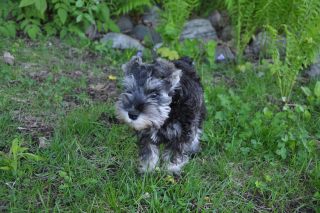
//> input picture puppy.bmp, 320 x 213 px
$ ./1-4   (built with g++ and OpenCV 4)
//> lines starting //> are read from the running program, lines starting //| are printed output that depends on the picture
/* 1-4.cpp
이미지 얕은복사, 깊은복사  */
#include <iostream>
#include <opencv2/opencv.hpp>

using namespace cv;
using namespace std;

void main() {

	Mat img1 = imread("puppy.bmp");
//> img1 is the input picture: 213 rows x 320 cols, CV_8UC3; mean B, G, R 73.8, 106.5, 77.2
	Mat img2 = img1; //얕은복사(img2을 생성하면서 img1와 메모리 공유)
	Mat img3(img2); //얕은복사(img3을 생성하면서 img2와 메모리 공유)

	Mat img4;
	img3.copyTo(img4); //깊은복사(create 메소드 호출)

	Mat img5 = img3.clone(); //깊은복사(새로운 복사본 생성)

	imshow("original", img1);

	flip(img1, img1, 1);
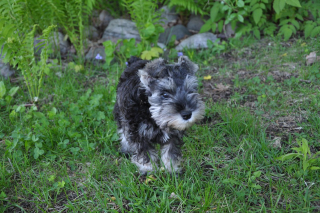
//> img1: 213 rows x 320 cols, CV_8UC3; mean B, G, R 73.8, 106.5, 77.2
	flip(img4, img4, 0);
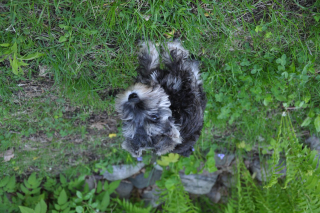
//> img4: 213 rows x 320 cols, CV_8UC3; mean B, G, R 73.8, 106.5, 77.2

	imshow("img1", img1);
	imshow("img2", img2);
	imshow("img3", img3);
	imshow("img4", img4);
	imshow("img5", img5);

	waitKey(0);
}

$ run again, with BALLOON2.bmp copied over puppy.bmp
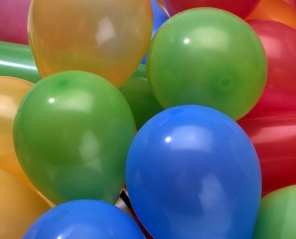
//> input picture BALLOON2.bmp, 296 x 239 px
//> img1 is the input picture: 239 rows x 296 cols, CV_8UC3; mean B, G, R 96.3, 111, 104.7
//> `flip(img1, img1, 1);`:
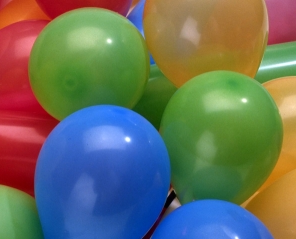
//> img1: 239 rows x 296 cols, CV_8UC3; mean B, G, R 96.3, 111, 104.7
//> `flip(img4, img4, 0);`:
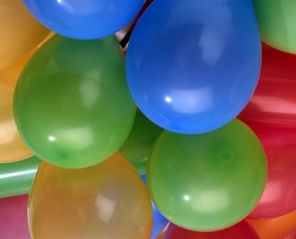
//> img4: 239 rows x 296 cols, CV_8UC3; mean B, G, R 96.3, 111, 104.7

$ run again, with book.bmp copied over puppy.bmp
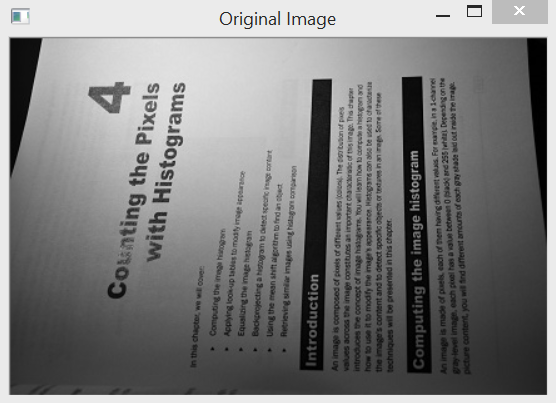
//> input picture book.bmp, 556 x 403 px
//> img1 is the input picture: 403 rows x 556 cols, CV_8UC3; mean B, G, R 126.1, 126.1, 126.1
//> `flip(img1, img1, 1);`:
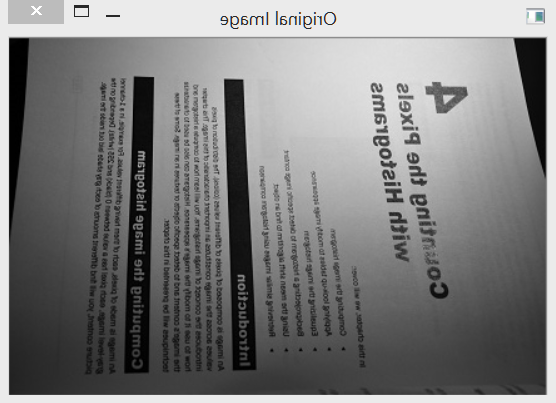
//> img1: 403 rows x 556 cols, CV_8UC3; mean B, G, R 126.1, 126.1, 126.1
//> `flip(img4, img4, 0);`:
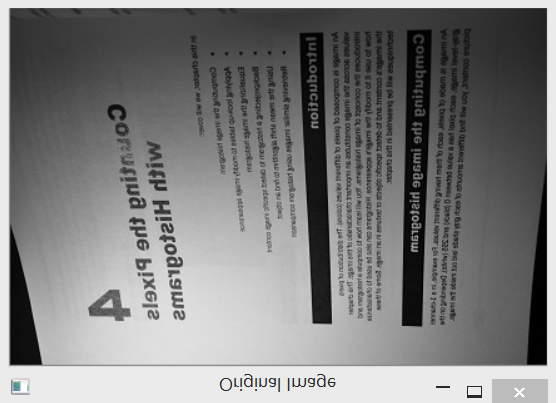
//> img4: 403 rows x 556 cols, CV_8UC3; mean B, G, R 126.1, 126.1, 126.1

$ run again, with peppers.bmp copied over puppy.bmp
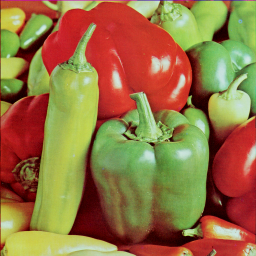
//> input picture peppers.bmp, 256 x 256 px
//> img1 is the input picture: 256 rows x 256 cols, CV_8UC3; mean B, G, R 66.2, 115.2, 149.4
//> `flip(img1, img1, 1);`:
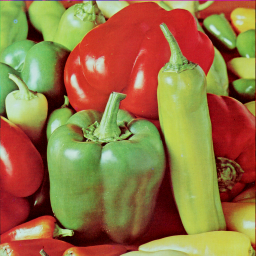
//> img1: 256 rows x 256 cols, CV_8UC3; mean B, G, R 66.2, 115.2, 149.4
//> `flip(img4, img4, 0);`:
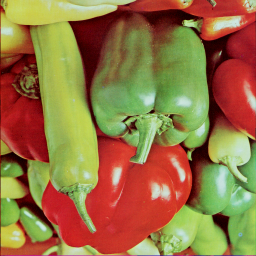
//> img4: 256 rows x 256 cols, CV_8UC3; mean B, G, R 66.2, 115.2, 149.4
